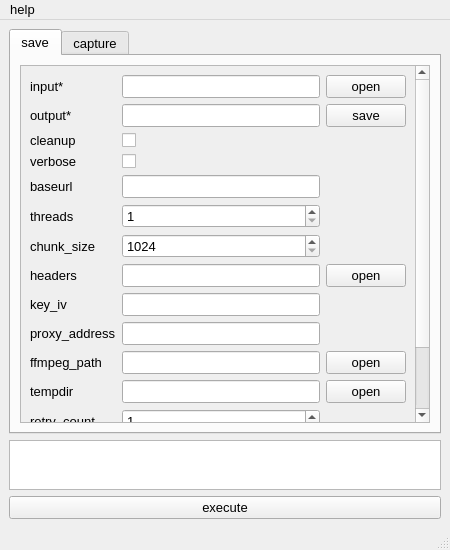
<?xml version="1.0" encoding="UTF-8"?>
<ui version="4.0">
 <class>MainWindow</class>
 <widget class="QMainWindow" name="MainWindow">
  <property name="geometry">
   <rect>
    <x>0</x>
    <y>0</y>
    <width>450</width>
    <height>550</height>
   </rect>
  </property>
  <property name="font">
   <font>
    <pointsize>10</pointsize>
   </font>
  </property>
  <property name="windowTitle">
   <string>vsdownload</string>
  </property>
  <widget class="QWidget" name="centralwidget">
   <layout class="QVBoxLayout" name="base_vertical_layout">
    <item>
     <widget class="QTabWidget" name="base_tab_widget">
      <property name="currentIndex">
       <number>0</number>
      </property>
      <widget class="QWidget" name="save_page_base_stacked_widget">
       <attribute name="title">
        <string>save</string>
       </attribute>
       <layout class="QVBoxLayout" name="save_page_base_vertical_layout">
        <item>
         <widget class="QScrollArea" name="save_page_scroll_area">
          <property name="widgetResizable">
           <bool>true</bool>
          </property>
          <widget class="QWidget" name="scrollAreaWidgetContents">
           <property name="geometry">
            <rect>
             <x>0</x>
             <y>0</y>
             <width>389</width>
             <height>460</height>
            </rect>
           </property>
           <layout class="QVBoxLayout" name="verticalLayout_4">
            <item>
             <layout class="QGridLayout" name="save_page_basic_grid_layout">
              <item row="1" column="2">
               <widget class="QPushButton" name="save_page_output_btn">
                <property name="text">
                 <string>save</string>
                </property>
               </widget>
              </item>
              <item row="0" column="2">
               <widget class="QPushButton" name="save_page_input_btn">
                <property name="text">
                 <string>open</string>
                </property>
               </widget>
              </item>
              <item row="5" column="1">
               <widget class="QSpinBox" name="threadsSpinBox">
                <property name="minimum">
                 <number>1</number>
                </property>
                <property name="maximum">
                 <number>16</number>
                </property>
               </widget>
              </item>
              <item row="1" column="0">
               <widget class="QLabel" name="outputLabel_save">
                <property name="text">
                 <string>output*</string>
                </property>
               </widget>
              </item>
              <item row="0" column="0">
               <widget class="QLabel" name="inputLabel">
                <property name="text">
                 <string>input*</string>
                </property>
               </widget>
              </item>
              <item row="5" column="0">
               <widget class="QLabel" name="threadsLabel">
                <property name="text">
                 <string>threads</string>
                </property>
               </widget>
              </item>
              <item row="0" column="1">
               <widget class="QLineEdit" name="inputLineEdit"/>
              </item>
              <item row="1" column="1">
               <widget class="QLineEdit" name="outputLineEdit_save"/>
              </item>
              <item row="2" column="1">
               <widget class="QCheckBox" name="cleanupCheckBox"/>
              </item>
              <item row="2" column="0">
               <widget class="QLabel" name="cleanupLabel_save">
                <property name="text">
                 <string>cleanup</string>
                </property>
               </widget>
              </item>
              <item row="6" column="0">
               <widget class="QLabel" name="chunk_sizeLabel">
                <property name="text">
                 <string>chunk_size</string>
                </property>
               </widget>
              </item>
              <item row="7" column="0">
               <widget class="QLabel" name="headersLabel">
                <property name="text">
                 <string>headers</string>
                </property>
               </widget>
              </item>
              <item row="8" column="0">
               <widget class="QLabel" name="key_ivLabel">
                <property name="text">
                 <string>key_iv</string>
                </property>
               </widget>
              </item>
              <item row="9" column="0">
               <widget class="QLabel" name="proxy_addressLabel">
                <property name="text">
                 <string>proxy_address</string>
                </property>
               </widget>
              </item>
              <item row="6" column="1">
               <widget class="QSpinBox" name="chunk_sizeSpinBox">
                <property name="minimum">
                 <number>1024</number>
                </property>
                <property name="maximum">
                 <number>16384</number>
                </property>
                <property name="singleStep">
                 <number>1024</number>
                </property>
               </widget>
              </item>
              <item row="7" column="1">
               <widget class="QLineEdit" name="headersLineEdit"/>
              </item>
              <item row="8" column="1">
               <widget class="QLineEdit" name="key_ivLineEdit"/>
              </item>
              <item row="10" column="0">
               <widget class="QLabel" name="ffmpeg_pathLabel">
                <property name="text">
                 <string>ffmpeg_path</string>
                </property>
               </widget>
              </item>
              <item row="11" column="0">
               <widget class="QLabel" name="tempdirLabel">
                <property name="text">
                 <string>tempdir</string>
                </property>
               </widget>
              </item>
              <item row="12" column="0">
               <widget class="QLabel" name="retry_countLabel">
                <property name="text">
                 <string>retry_count</string>
                </property>
               </widget>
              </item>
              <item row="13" column="0">
               <widget class="QLabel" name="timeoutLabel">
                <property name="text">
                 <string>timeout</string>
                </property>
               </widget>
              </item>
              <item row="14" column="0">
               <widget class="QLabel" name="pre_selectLabel">
                <property name="text">
                 <string>pre_select</string>
                </property>
               </widget>
              </item>
              <item row="9" column="1">
               <widget class="QLineEdit" name="proxy_addressLineEdit"/>
              </item>
              <item row="10" column="1">
               <widget class="QLineEdit" name="ffmpeg_pathLineEdit"/>
              </item>
              <item row="11" column="1">
               <widget class="QLineEdit" name="tempdirLineEdit"/>
              </item>
              <item row="12" column="1">
               <widget class="QSpinBox" name="retry_countSpinBox">
                <property name="minimum">
                 <number>1</number>
                </property>
                <property name="maximum">
                 <number>100</number>
                </property>
               </widget>
              </item>
              <item row="13" column="1">
               <widget class="QSpinBox" name="timeoutSpinBox"/>
              </item>
              <item row="14" column="1">
               <widget class="QSpinBox" name="pre_selectSpinBox">
                <property name="minimum">
                 <number>-1</number>
                </property>
                <property name="value">
                 <number>-1</number>
                </property>
               </widget>
              </item>
              <item row="10" column="2">
               <widget class="QPushButton" name="save_page_ffmpeg_path_btn">
                <property name="text">
                 <string>open</string>
                </property>
               </widget>
              </item>
              <item row="11" column="2">
               <widget class="QPushButton" name="save_page_tempdir_btn">
                <property name="text">
                 <string>open</string>
                </property>
               </widget>
              </item>
              <item row="7" column="2">
               <widget class="QPushButton" name="save_page_headers_btn">
                <property name="text">
                 <string>open</string>
                </property>
               </widget>
              </item>
              <item row="3" column="1">
               <widget class="QCheckBox" name="verboseCheckBox">
                <property name="text">
                 <string/>
                </property>
               </widget>
              </item>
              <item row="4" column="1">
               <widget class="QLineEdit" name="baseurlLineEdit_save"/>
              </item>
              <item row="3" column="0">
               <widget class="QLabel" name="verboseLabel">
                <property name="text">
                 <string>verbose</string>
                </property>
               </widget>
              </item>
              <item row="4" column="0">
               <widget class="QLabel" name="baseurlLabel_save">
                <property name="text">
                 <string>baseurl</string>
                </property>
               </widget>
              </item>
             </layout>
            </item>
            <item>
             <spacer name="save_page_vertical_spacer">
              <property name="orientation">
               <enum>Qt::Vertical</enum>
              </property>
              <property name="sizeHint" stdset="0">
               <size>
                <width>20</width>
                <height>40</height>
               </size>
              </property>
             </spacer>
            </item>
           </layout>
          </widget>
         </widget>
        </item>
       </layout>
      </widget>
      <widget class="QWidget" name="base_stacked_widget_capture_page">
       <attribute name="title">
        <string>capture</string>
       </attribute>
       <layout class="QVBoxLayout" name="capture_page_base_vertical_layout">
        <item>
         <widget class="QScrollArea" name="capture_page_scroll_area">
          <property name="widgetResizable">
           <bool>true</bool>
          </property>
          <widget class="QWidget" name="scrollAreaWidgetContents_2">
           <property name="geometry">
            <rect>
             <x>0</x>
             <y>0</y>
             <width>219</width>
             <height>166</height>
            </rect>
           </property>
           <layout class="QVBoxLayout" name="verticalLayout_5">
            <item>
             <layout class="QGridLayout" name="capture_page_basic_grid_layout">
              <item row="2" column="1">
               <widget class="QLineEdit" name="outputLineEdit_capture"/>
              </item>
              <item row="0" column="1">
               <widget class="QLineEdit" name="urlLineEdit"/>
              </item>
              <item row="3" column="0">
               <widget class="QLabel" name="scan_extLabel">
                <property name="text">
                 <string>scan_ext</string>
                </property>
               </widget>
              </item>
              <item row="2" column="0">
               <widget class="QLabel" name="outputLabel_capture">
                <property name="text">
                 <string>output*</string>
                </property>
               </widget>
              </item>
              <item row="1" column="0">
               <widget class="QLabel" name="driverLabel">
                <property name="text">
                 <string>driver*</string>
                </property>
               </widget>
              </item>
              <item row="1" column="1">
               <widget class="QLineEdit" name="driverLineEdit"/>
              </item>
              <item row="3" column="1">
               <widget class="QLineEdit" name="scan_extLineEdit"/>
              </item>
              <item row="0" column="0">
               <widget class="QLabel" name="urlLabel">
                <property name="text">
                 <string>url*</string>
                </property>
               </widget>
              </item>
              <item row="4" column="1">
               <widget class="QCheckBox" name="baseurlCheckBox_capture"/>
              </item>
              <item row="4" column="0">
               <widget class="QLabel" name="baseurlLabel_capture">
                <property name="text">
                 <string>baseurl</string>
                </property>
               </widget>
              </item>
              <item row="1" column="2">
               <widget class="QPushButton" name="capture_page_driver_btn">
                <property name="text">
                 <string>open</string>
                </property>
               </widget>
              </item>
              <item row="2" column="2">
               <widget class="QPushButton" name="capture_page_output_btn">
                <property name="text">
                 <string>save</string>
                </property>
               </widget>
              </item>
             </layout>
            </item>
            <item>
             <spacer name="capture_page_vertical_spacer">
              <property name="orientation">
               <enum>Qt::Vertical</enum>
              </property>
              <property name="sizeHint" stdset="0">
               <size>
                <width>20</width>
                <height>40</height>
               </size>
              </property>
             </spacer>
            </item>
           </layout>
          </widget>
         </widget>
        </item>
       </layout>
      </widget>
     </widget>
    </item>
    <item>
     <widget class="QTextBrowser" name="execute_command_text_browser">
      <property name="maximumSize">
       <size>
        <width>16777215</width>
        <height>50</height>
       </size>
      </property>
     </widget>
    </item>
    <item>
     <widget class="QPushButton" name="execute_btn">
      <property name="text">
       <string>execute</string>
      </property>
     </widget>
    </item>
   </layout>
  </widget>
  <widget class="QMenuBar" name="menubar">
   <property name="geometry">
    <rect>
     <x>0</x>
     <y>0</y>
     <width>450</width>
     <height>24</height>
    </rect>
   </property>
   <widget class="QMenu" name="menu_help">
    <property name="title">
     <string>help</string>
    </property>
    <addaction name="action_report_a_bug"/>
    <addaction name="separator"/>
    <addaction name="action_about_vsdownload"/>
    <addaction name="action_about_qt"/>
   </widget>
   <addaction name="menu_help"/>
  </widget>
  <widget class="QStatusBar" name="statusbar"/>
  <action name="action_report_a_bug">
   <property name="text">
    <string>report a bug</string>
   </property>
  </action>
  <action name="action_about_vsdownload">
   <property name="text">
    <string>about vsdownload</string>
   </property>
  </action>
  <action name="action_about_qt">
   <property name="text">
    <string>about qt</string>
   </property>
  </action>
 </widget>
 <resources/>
 <connections/>
</ui>
